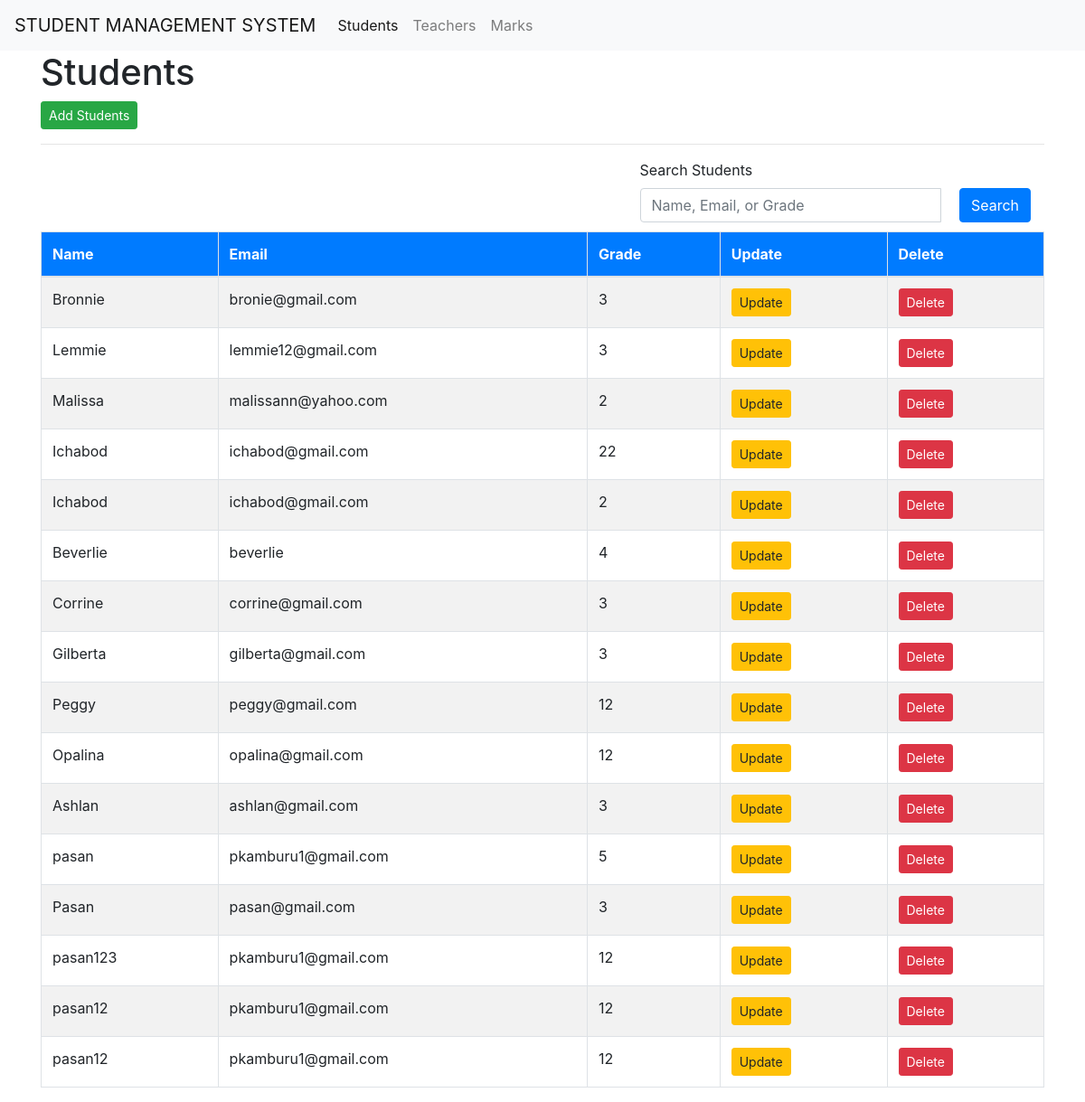
The page / on the database its author committed.
### project/models.py (models this page shows)
class Students(models.Model):
    sid = models.AutoField(primary_key=True)
    name = models.CharField(max_length=100)
    email = models.EmailField()
    age = models.IntegerField()
    grade = models.IntegerField()
    class Meta:
        db_table = "students"

### project/views.py (the view)
# urls.py: path("", views.students, name = "students"),
def students(request):
    all_students = Students.objects.all()
    return render(request, 'students.html', {'students': all_students})

### project/templates/students.html (shortened to what this page needs)
{% extends 'layout.html' %}
{% block content %}
<div class="container">
    <h1>Students</h1>
    <a href="/students/add/" class="btn btn-success btn-sm">Add Students</a>
    <hr>
    <div class="container" style="margin-bottom: 10px;">
    <form method="GET" action="{% url 'filter_students' %}">
        <div class="row justify-content-end">
            <div class="col-md-5">
                <label>Search Students</label>
                <div class="input-group">
                    <input type="text" name="query" class="form-control" placeholder="Name, Email, or Grade" style="margin-right: 20px;"/>
                    <button type="submit" class="btn btn-primary">Search</button>
                </div>
            </div>
        </div>
    </form>
    </div>
    <table class="table table-striped table-bordered">
        <thead  style="background-color: #007bff; color: white;">
            <tr>
                <th>Name</th>
                <th>Email</th>
                <th>Grade</th>
                <th>Update</th>
                <th>Delete</th>
            </tr>
        </thead>
        <tbody>
        {% for student in students %}
            <tr>
                <td>{{ student.name }}</td>
                <td>{{ student.email }}</td>
                <td>{{ student.grade }}</td>
                <td>
                    <a href="/students/update/{{ student.sid }}" class="btn btn-warning btn-sm">Update</a>
                </td>
                <td>
                    <a href="/students/delete/{{ student.sid }}" class="btn btn-danger btn-sm">Delete</a>
                </td>
            </tr>
            {% endfor %}
        </tbody>
    </table>
</div>
{% endblock %}

### rows shown on the page
Students: name "Bronnie", email "bronie@gmail.com", grade "3"
Students: name "Lemmie", email "lemmie12@gmail.com", grade "3"
Students: name "Malissa", email "malissann@yahoo.com", grade "2"
Students: name "Ichabod", email "ichabod@gmail.com", grade "22"
Students: name "Ichabod", email "ichabod@gmail.com", grade "2"
Students: name "Beverlie", email "beverlie", grade "4"
Students: name "Corrine", email "corrine@gmail.com", grade "3"
Students: name "Gilberta", email "gilberta@gmail.com", grade "3"
Students: name "Peggy", email "peggy@gmail.com", grade "12"
Students: name "Opalina", email "opalina@gmail.com", grade "12"
Students: name "Ashlan", email "ashlan@gmail.com", grade "3"
Students: name "pasan", email "pkamburu1@gmail.com", grade "5"
Students: name "Pasan", email "pasan@gmail.com", grade "3"
Students: name "pasan123", email "pkamburu1@gmail.com", grade "12"
Students: name "pasan12", email "pkamburu1@gmail.com", grade "12"
Students: name "pasan12", email "pkamburu1@gmail.com", grade "12"
